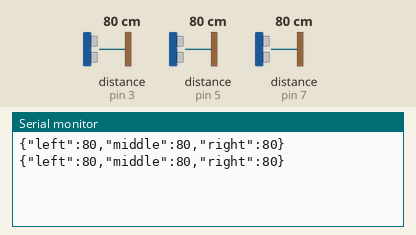
A sketch run on a simulated Arduino Uno, built with avr-gcc and run on an emulated ATmega328P. On the bench: the last lines printed to the serial monitor. Wiring (inferred from the names in the program): 3 × ultrasonic range finder: trigger pin 2, echo pin 3 / trigger pin 4, echo pin 5 / trigger pin 6, echo pin 7. The test bench sets the inputs (shaded band); at power-on: distance to the obstacle (sensors on pin 3, pin 5, pin 7) 80 cm. The echo pulse lasts 58.3 µs per cm.

Above: at 1.8 s.
1.9 s: distance to the obstacle (sensor on pin 3) set to 2 cm
At 2.9 s:
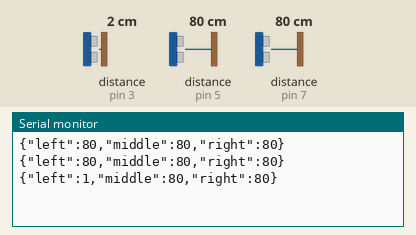
3.4 s: distance to the obstacle (sensor on pin 5) set to 2 cm
At 4.7 s:
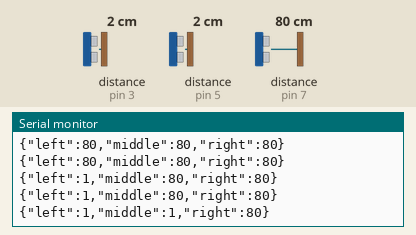
4.9 s: distance to the obstacle (sensor on pin 7) set to 2 cm
At 5.9 s:
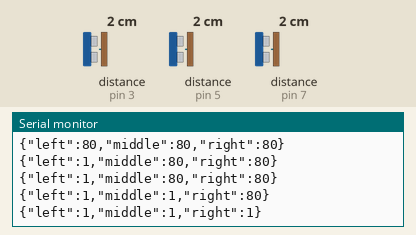
6.4 s: distance to the obstacle (sensor on pin 3) set to 4 cm
At 7.7 s:
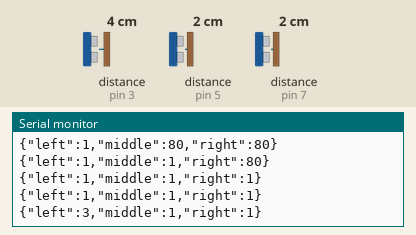
7.9 s: distance to the obstacle (sensor on pin 5) set to 4 cm
At 8.9 s:
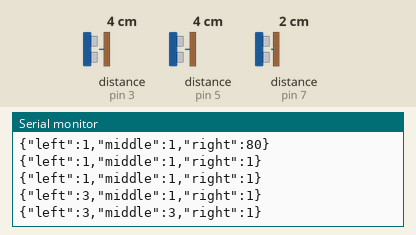
9.4 s: distance to the obstacle (sensor on pin 7) set to 4 cm
At 10.9 s:
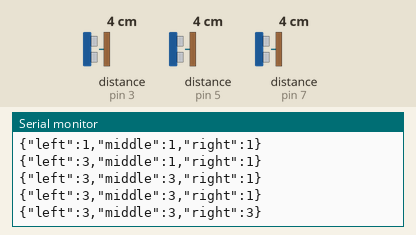
Timing chart, 0 to 11.9 s (numbered marks = the images above; inputs shaded):
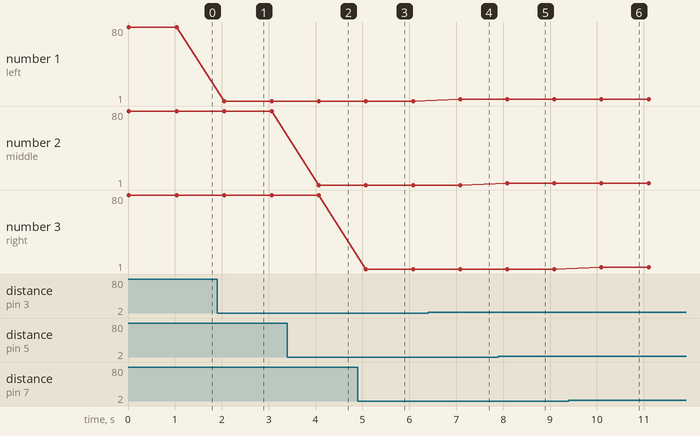

Measured:
- after the input at 1.9 s, the serial monitor: prints a new line after 0.15 s (image 1)
- after the input at 3.4 s, the serial monitor: prints a new line after 0.67 s (image 2)
- after the input at 4.9 s, the serial monitor: prints a new line after 0.18 s (image 3)
- after the input at 6.4 s, the serial monitor: prints a new line after 0.68 s (image 4)
- after the input at 7.9 s, the serial monitor: prints a new line after 0.19 s (image 5)
- after the input at 9.4 s, the serial monitor: prints a new line after 0.70 s (image 6)
- plotted number 1: 80 → 1 after the input at 1.9 s, 1 → 3 after the input at 6.4 s

The sketch:

_____.ino.ino
```cpp
#include <ArduinoJson.h>

int duration1 = 0; // left
int duration2 = 0; // mid
int duration3 = 0; // right

void setup() {
  // put your setup code here, to run once:
  Serial.begin(9600);

  // left
  pinMode(2, OUTPUT); // TRIG
  pinMode(3, INPUT);  // ECHO

  // middle
  pinMode(4, OUTPUT); // TRIG
  pinMode(5, INPUT);  // ECHO

  // right
  pinMode(6, OUTPUT); // TRIG
  pinMode(7, INPUT);  // ECHO
}

void loop() {
  // put your main code here, to run repeatedly:
  StaticJsonDocument<200> doc;
  String json;

  digitalWrite(2,LOW);
  delayMicroseconds(2);
  digitalWrite(2,HIGH);
  delayMicroseconds(10);
  digitalWrite(2,LOW);
  duration1 = pulseIn(3, HIGH);

  digitalWrite(4,LOW);
  delayMicroseconds(2);
  digitalWrite(4,HIGH);
  delayMicroseconds(10);
  digitalWrite(4,LOW);
  duration2 = pulseIn(5, HIGH);

  digitalWrite(6,LOW);
  delayMicroseconds(2);
  digitalWrite(6,HIGH);
  delayMicroseconds(10);
  digitalWrite(6,LOW);
  duration3 = pulseIn(7, HIGH);

  doc["left"]   = duration1 / 29 / 2;
  doc["middle"] = duration2 / 29 / 2;
  doc["right"]  = duration3 / 29 / 2;

  serializeJson(doc, json);
  Serial.println(json);
  delay(1000);
}
```
